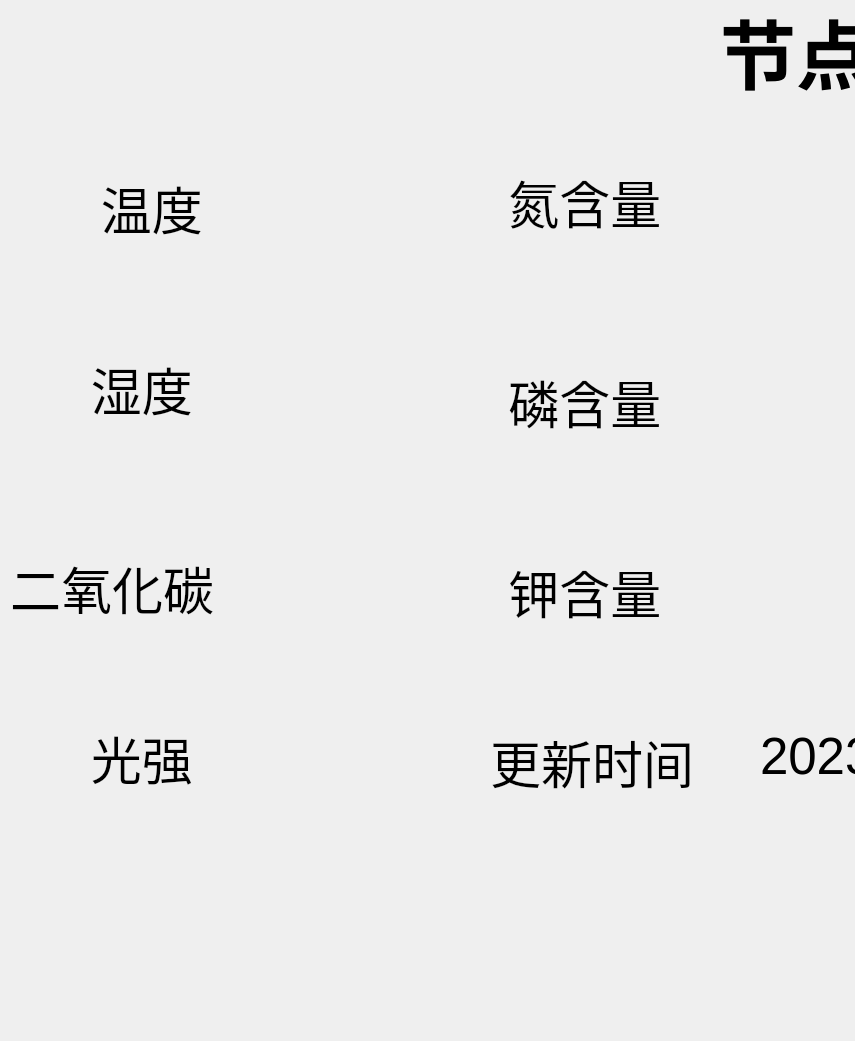
<?xml version="1.0" encoding="UTF-8"?>
<ui version="4.0">
 <class>FrameSwitchButtons</class>
 <widget class="QWidget" name="FrameSwitchButtons">
  <property name="geometry">
   <rect>
    <x>0</x>
    <y>0</y>
    <width>855</width>
    <height>1041</height>
   </rect>
  </property>
  <property name="sizeIncrement">
   <size>
    <width>500</width>
    <height>500</height>
   </size>
  </property>
  <property name="windowTitle">
   <string>FrameSwitchButtons</string>
  </property>
  <widget class="QLabel" name="label_3">
   <property name="geometry">
    <rect>
     <x>1240</x>
     <y>300</y>
     <width>231</width>
     <height>71</height>
    </rect>
   </property>
   <property name="minimumSize">
    <size>
     <width>100</width>
     <height>50</height>
    </size>
   </property>
   <property name="font">
    <font>
     <pointsize>38</pointsize>
    </font>
   </property>
   <property name="text">
    <string>      风扇</string>
   </property>
  </widget>
  <widget class="SwitchButton" name="switchBtn2" native="true">
   <property name="geometry">
    <rect>
     <x>1510</x>
     <y>280</y>
     <width>350</width>
     <height>121</height>
    </rect>
   </property>
   <property name="minimumSize">
    <size>
     <width>350</width>
     <height>40</height>
    </size>
   </property>
   <property name="font">
    <font>
     <pointsize>38</pointsize>
    </font>
   </property>
  </widget>
  <widget class="QLabel" name="label_26">
   <property name="geometry">
    <rect>
     <x>720</x>
     <y>0</y>
     <width>381</width>
     <height>101</height>
    </rect>
   </property>
   <property name="font">
    <font>
     <pointsize>57</pointsize>
     <weight>75</weight>
     <bold>true</bold>
    </font>
   </property>
   <property name="text">
    <string>节点信息</string>
   </property>
  </widget>
  <widget class="SwitchButton" name="switchBtn1" native="true">
   <property name="geometry">
    <rect>
     <x>1510</x>
     <y>140</y>
     <width>350</width>
     <height>121</height>
    </rect>
   </property>
   <property name="minimumSize">
    <size>
     <width>350</width>
     <height>40</height>
    </size>
   </property>
   <property name="font">
    <font>
     <pointsize>38</pointsize>
    </font>
   </property>
  </widget>
  <widget class="SwitchButton" name="switchBtn3" native="true">
   <property name="geometry">
    <rect>
     <x>1510</x>
     <y>420</y>
     <width>350</width>
     <height>121</height>
    </rect>
   </property>
   <property name="minimumSize">
    <size>
     <width>350</width>
     <height>40</height>
    </size>
   </property>
   <property name="font">
    <font>
     <pointsize>38</pointsize>
    </font>
   </property>
  </widget>
  <widget class="SwitchButton" name="switchBtn4" native="true">
   <property name="geometry">
    <rect>
     <x>1510</x>
     <y>560</y>
     <width>350</width>
     <height>121</height>
    </rect>
   </property>
   <property name="minimumSize">
    <size>
     <width>350</width>
     <height>40</height>
    </size>
   </property>
   <property name="font">
    <font>
     <pointsize>38</pointsize>
    </font>
   </property>
  </widget>
  <widget class="SwitchButton" name="switchBtn5" native="true">
   <property name="geometry">
    <rect>
     <x>1510</x>
     <y>700</y>
     <width>350</width>
     <height>121</height>
    </rect>
   </property>
   <property name="minimumSize">
    <size>
     <width>350</width>
     <height>40</height>
    </size>
   </property>
   <property name="font">
    <font>
     <pointsize>38</pointsize>
    </font>
   </property>
  </widget>
  <widget class="QLabel" name="label_17">
   <property name="geometry">
    <rect>
     <x>760</x>
     <y>350</y>
     <width>350</width>
     <height>121</height>
    </rect>
   </property>
   <property name="minimumSize">
    <size>
     <width>350</width>
     <height>40</height>
    </size>
   </property>
   <property name="font">
    <font>
     <pointsize>38</pointsize>
    </font>
   </property>
   <property name="text">
    <string/>
   </property>
  </widget>
  <widget class="QLabel" name="label_5">
   <property name="geometry">
    <rect>
     <x>20</x>
     <y>680</y>
     <width>231</width>
     <height>155</height>
    </rect>
   </property>
   <property name="minimumSize">
    <size>
     <width>100</width>
     <height>40</height>
    </size>
   </property>
   <property name="font">
    <font>
     <pointsize>38</pointsize>
    </font>
   </property>
   <property name="text">
    <string>     光强</string>
   </property>
  </widget>
  <widget class="QLabel" name="label_6">
   <property name="geometry">
    <rect>
     <x>30</x>
     <y>130</y>
     <width>251</width>
     <height>155</height>
    </rect>
   </property>
   <property name="minimumSize">
    <size>
     <width>100</width>
     <height>40</height>
    </size>
   </property>
   <property name="font">
    <font>
     <pointsize>38</pointsize>
    </font>
   </property>
   <property name="text">
    <string>     温度</string>
   </property>
  </widget>
  <widget class="QLabel" name="label_7">
   <property name="geometry">
    <rect>
     <x>20</x>
     <y>310</y>
     <width>211</width>
     <height>156</height>
    </rect>
   </property>
   <property name="minimumSize">
    <size>
     <width>100</width>
     <height>40</height>
    </size>
   </property>
   <property name="font">
    <font>
     <pointsize>38</pointsize>
    </font>
   </property>
   <property name="text">
    <string>     湿度</string>
   </property>
  </widget>
  <widget class="QLabel" name="label_8">
   <property name="geometry">
    <rect>
     <x>10</x>
     <y>510</y>
     <width>261</width>
     <height>155</height>
    </rect>
   </property>
   <property name="minimumSize">
    <size>
     <width>100</width>
     <height>40</height>
    </size>
   </property>
   <property name="font">
    <font>
     <pointsize>38</pointsize>
    </font>
   </property>
   <property name="text">
    <string>二氧化碳</string>
   </property>
  </widget>
  <widget class="QLabel" name="label_21">
   <property name="geometry">
    <rect>
     <x>60</x>
     <y>870</y>
     <width>531</width>
     <height>161</height>
    </rect>
   </property>
   <property name="minimumSize">
    <size>
     <width>100</width>
     <height>40</height>
    </size>
   </property>
   <property name="font">
    <font>
     <pointsize>38</pointsize>
    </font>
   </property>
   <property name="text">
    <string/>
   </property>
  </widget>
  <widget class="QLabel" name="label_14">
   <property name="geometry">
    <rect>
     <x>480</x>
     <y>140</y>
     <width>211</width>
     <height>123</height>
    </rect>
   </property>
   <property name="minimumSize">
    <size>
     <width>100</width>
     <height>40</height>
    </size>
   </property>
   <property name="font">
    <font>
     <pointsize>38</pointsize>
    </font>
   </property>
   <property name="text">
    <string>  氮含量</string>
   </property>
  </widget>
  <widget class="QLabel" name="label_15">
   <property name="geometry">
    <rect>
     <x>480</x>
     <y>340</y>
     <width>201</width>
     <height>123</height>
    </rect>
   </property>
   <property name="minimumSize">
    <size>
     <width>100</width>
     <height>40</height>
    </size>
   </property>
   <property name="font">
    <font>
     <pointsize>38</pointsize>
    </font>
   </property>
   <property name="text">
    <string>  磷含量</string>
   </property>
  </widget>
  <widget class="QLabel" name="label_16">
   <property name="geometry">
    <rect>
     <x>480</x>
     <y>530</y>
     <width>211</width>
     <height>123</height>
    </rect>
   </property>
   <property name="minimumSize">
    <size>
     <width>100</width>
     <height>40</height>
    </size>
   </property>
   <property name="font">
    <font>
     <pointsize>38</pointsize>
    </font>
   </property>
   <property name="text">
    <string>  钾含量</string>
   </property>
  </widget>
  <widget class="QLabel" name="label_13">
   <property name="geometry">
    <rect>
     <x>490</x>
     <y>700</y>
     <width>221</width>
     <height>123</height>
    </rect>
   </property>
   <property name="minimumSize">
    <size>
     <width>100</width>
     <height>40</height>
    </size>
   </property>
   <property name="font">
    <font>
     <pointsize>38</pointsize>
    </font>
   </property>
   <property name="text">
    <string>更新时间</string>
   </property>
  </widget>
  <widget class="QLabel" name="label_4">
   <property name="geometry">
    <rect>
     <x>1250</x>
     <y>150</y>
     <width>281</width>
     <height>86</height>
    </rect>
   </property>
   <property name="minimumSize">
    <size>
     <width>100</width>
     <height>40</height>
    </size>
   </property>
   <property name="font">
    <font>
     <pointsize>38</pointsize>
    </font>
   </property>
   <property name="text">
    <string> LED 照明   </string>
   </property>
  </widget>
  <widget class="QLabel" name="label_2">
   <property name="geometry">
    <rect>
     <x>1260</x>
     <y>440</y>
     <width>199</width>
     <height>87</height>
    </rect>
   </property>
   <property name="minimumSize">
    <size>
     <width>100</width>
     <height>40</height>
    </size>
   </property>
   <property name="font">
    <font>
     <pointsize>38</pointsize>
    </font>
   </property>
   <property name="text">
    <string> 继电器 1</string>
   </property>
  </widget>
  <widget class="QLabel" name="label">
   <property name="geometry">
    <rect>
     <x>1260</x>
     <y>580</y>
     <width>211</width>
     <height>86</height>
    </rect>
   </property>
   <property name="minimumSize">
    <size>
     <width>100</width>
     <height>40</height>
    </size>
   </property>
   <property name="font">
    <font>
     <pointsize>38</pointsize>
    </font>
   </property>
   <property name="text">
    <string> 继电器 2</string>
   </property>
  </widget>
  <widget class="QLabel" name="label_22">
   <property name="geometry">
    <rect>
     <x>1250</x>
     <y>710</y>
     <width>185</width>
     <height>75</height>
    </rect>
   </property>
   <property name="font">
    <font>
     <pointsize>38</pointsize>
    </font>
   </property>
   <property name="text">
    <string>   AI模式</string>
   </property>
  </widget>
  <widget class="QLabel" name="label_25">
   <property name="geometry">
    <rect>
     <x>602</x>
     <y>10</y>
     <width>199</width>
     <height>86</height>
    </rect>
   </property>
   <property name="text">
    <string/>
   </property>
  </widget>
  <widget class="QLabel" name="label_24">
   <property name="geometry">
    <rect>
     <x>602</x>
     <y>563</y>
     <width>199</width>
     <height>86</height>
    </rect>
   </property>
   <property name="text">
    <string/>
   </property>
  </widget>
  <widget class="QPushButton" name="pushButton">
   <property name="enabled">
    <bool>true</bool>
   </property>
   <property name="geometry">
    <rect>
     <x>1100</x>
     <y>860</y>
     <width>491</width>
     <height>171</height>
    </rect>
   </property>
   <property name="minimumSize">
    <size>
     <width>100</width>
     <height>70</height>
    </size>
   </property>
   <property name="font">
    <font>
     <pointsize>56</pointsize>
    </font>
   </property>
   <property name="text">
    <string>设 备 信 息</string>
   </property>
  </widget>
  <widget class="QLabel" name="label_19">
   <property name="geometry">
    <rect>
     <x>760</x>
     <y>150</y>
     <width>321</width>
     <height>101</height>
    </rect>
   </property>
   <property name="minimumSize">
    <size>
     <width>100</width>
     <height>40</height>
    </size>
   </property>
   <property name="font">
    <font>
     <pointsize>38</pointsize>
    </font>
   </property>
   <property name="text">
    <string/>
   </property>
  </widget>
  <widget class="QLabel" name="label_20">
   <property name="geometry">
    <rect>
     <x>760</x>
     <y>530</y>
     <width>301</width>
     <height>111</height>
    </rect>
   </property>
   <property name="minimumSize">
    <size>
     <width>100</width>
     <height>10</height>
    </size>
   </property>
   <property name="font">
    <font>
     <pointsize>38</pointsize>
    </font>
   </property>
   <property name="text">
    <string/>
   </property>
  </widget>
  <widget class="QLabel" name="label_18">
   <property name="geometry">
    <rect>
     <x>760</x>
     <y>670</y>
     <width>381</width>
     <height>171</height>
    </rect>
   </property>
   <property name="minimumSize">
    <size>
     <width>100</width>
     <height>20</height>
    </size>
   </property>
   <property name="font">
    <font>
     <pointsize>38</pointsize>
    </font>
   </property>
   <property name="text">
    <string>2023-7-14</string>
   </property>
  </widget>
  <widget class="QLabel" name="label_23">
   <property name="geometry">
    <rect>
     <x>270</x>
     <y>780</y>
     <width>161</width>
     <height>107</height>
    </rect>
   </property>
   <property name="minimumSize">
    <size>
     <width>100</width>
     <height>40</height>
    </size>
   </property>
   <property name="text">
    <string/>
   </property>
  </widget>
  <widget class="QLabel" name="label_9">
   <property name="geometry">
    <rect>
     <x>240</x>
     <y>160</y>
     <width>231</width>
     <height>101</height>
    </rect>
   </property>
   <property name="minimumSize">
    <size>
     <width>100</width>
     <height>40</height>
    </size>
   </property>
   <property name="font">
    <font>
     <pointsize>38</pointsize>
    </font>
   </property>
   <property name="text">
    <string/>
   </property>
  </widget>
  <widget class="QLabel" name="label_11">
   <property name="geometry">
    <rect>
     <x>240</x>
     <y>340</y>
     <width>241</width>
     <height>101</height>
    </rect>
   </property>
   <property name="minimumSize">
    <size>
     <width>100</width>
     <height>40</height>
    </size>
   </property>
   <property name="font">
    <font>
     <pointsize>38</pointsize>
    </font>
   </property>
   <property name="text">
    <string/>
   </property>
  </widget>
  <widget class="QLabel" name="label_12">
   <property name="geometry">
    <rect>
     <x>240</x>
     <y>550</y>
     <width>211</width>
     <height>81</height>
    </rect>
   </property>
   <property name="minimumSize">
    <size>
     <width>100</width>
     <height>40</height>
    </size>
   </property>
   <property name="font">
    <font>
     <pointsize>38</pointsize>
    </font>
   </property>
   <property name="text">
    <string/>
   </property>
  </widget>
  <widget class="QLabel" name="label_10">
   <property name="geometry">
    <rect>
     <x>240</x>
     <y>720</y>
     <width>251</width>
     <height>101</height>
    </rect>
   </property>
   <property name="minimumSize">
    <size>
     <width>100</width>
     <height>40</height>
    </size>
   </property>
   <property name="font">
    <font>
     <pointsize>38</pointsize>
    </font>
   </property>
   <property name="text">
    <string/>
   </property>
  </widget>
 </widget>
 <layoutdefault spacing="6" margin="11"/>
 <customwidgets>
  <customwidget>
   <class>SwitchButton</class>
   <extends>QWidget</extends>
   <header>switchbutton.h</header>
   <container>1</container>
  </customwidget>
 </customwidgets>
 <resources/>
 <connections/>
</ui>
